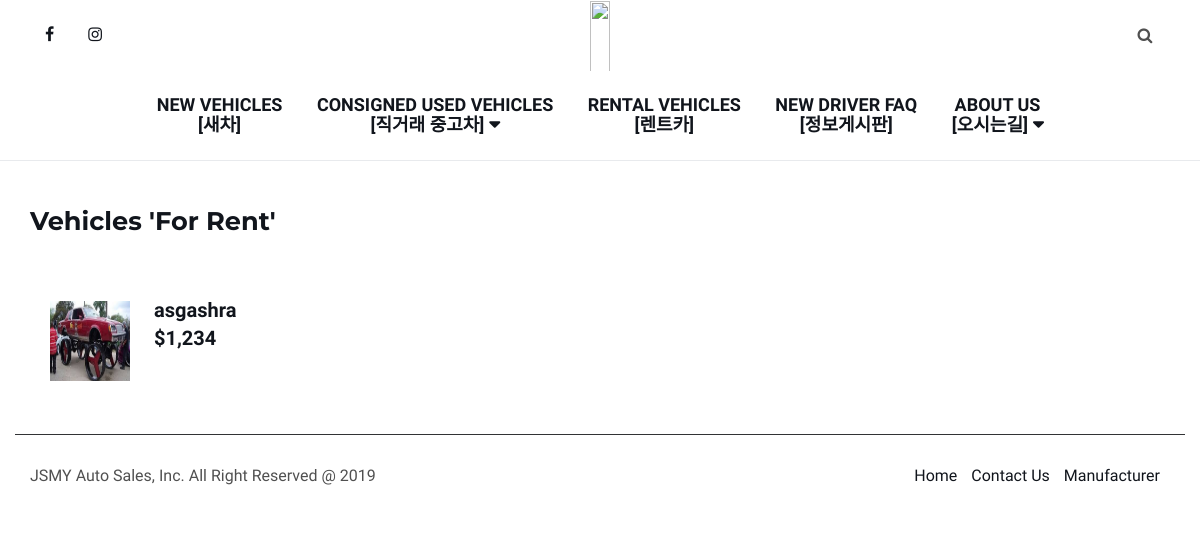
Page /rental/ on the earlier database version.
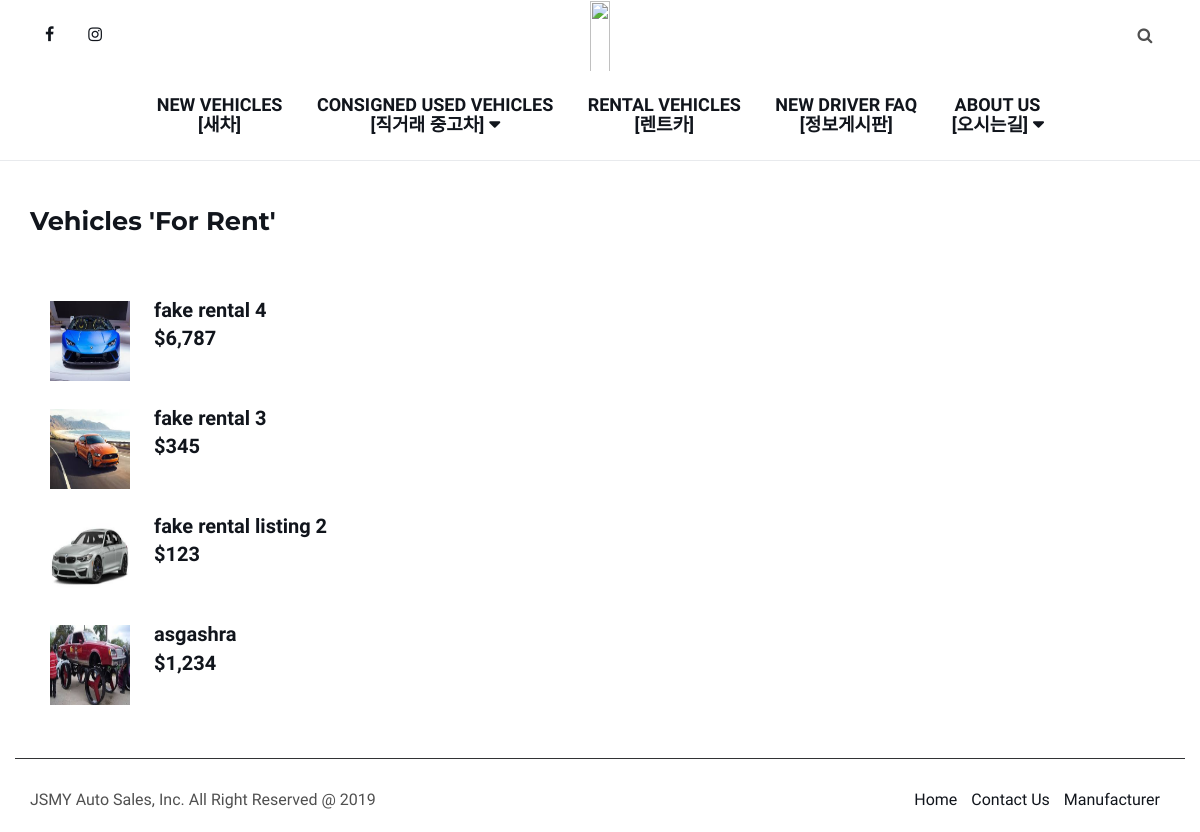
Same page on the later database version.
### listing/models.py (models this page shows, shortened)
class Car(models.Model):
    type = models.CharField(max_length=25, choices=[('New', 'New Vehicle'), ('Used', 'Used Vehicle'), ('Lease', 'Rental Vehicle'),('faq', 'FAQ')], default='New', verbose_name='Listing Type')
    title = models.CharField(max_length=500, verbose_name='Title of Vehicle Listing')
    price = models.DecimalField(max_digits=8, decimal_places=2, verbose_name='Price of Vehicle in Dollar Amount')
    body = RichTextField(verbose_name='Description of Vehicle')
    slug = models.SlugField(max_length=200, unique=True, verbose_name='SLUG: Your URL will have this in the address')
    publish = models.BooleanField(default=True)
    sold = models.CharField(max_length=10,verbose_name='Sold Y/N',choices=[('Sale', 'For Sale'), ('Solded', 'Sold')], default='Sale')
    created = models.DateField(auto_now_add=True)
    modified = models.DateField(auto_now=True)
    object = EntryQuerySet.as_manager()
    class Meta:
        verbose_name = "Car Listing Entry"
        verbose_name_plural = "Car Listing Entries"
        ordering = ["-created"]

### listing/views.py (the view)
# urls.py: path('rental/', views.lease.as_view(), name='rentalListing'),
class lease(TemplateView):
    template_name = 'listing/rental.html'
    def get(self, request,):
        cursor = connection.cursor()
        cursor.execute(
            'select listing_carimg.LImage, listing_car.price,listing_car.slug, listing_car.title from listing_car inner join listing_carimg on listing_car.id = listing_carimg.car_id where listing_carimg.mainimage = 1 and listing_car.type ="Lease" and listing_car.publish = 1 ORDER BY listing_car.id desc ')
        df = dictfetchall(cursor)
        posts = Car.object.filter(type="Lease", publish=True, created__lte=timezone.now()).order_by('-pk')
        page = request.GET.get('page', 1)
        paginator = Paginator(df, 20)
        try:
            pag = paginator.page(page)
        except PageNotAnInteger:
            pag = paginator.page(1)
        except EmptyPage:
            pag = paginator.page(paginator.num_pages)
        return render(request, self.template_name, {'posts': posts, 'pag':pag})

### listing/views.py (called while the page is built)
def dictfetchall(cursor):
    desc = cursor.description
    return [
            dict(zip([col[0] for col in desc], row))
            for row in cursor.fetchall()
    ]

### listing/templates/listing/rental.html (shortened to what this page needs)
<!DOCTYPE html>
<html lang="en">
<head>
</head>
{% extends 'index.html' %}
{% load static %}
{% load humanize %}
{% block summary %}
<body>
    <br>
    <br>
    <div class="container">
        <h2>
            Vehicles 'For Rent'
        </h2>
    </div>
    <br>
    <br>
    {% for Car in pag %}
        <div class="container">
            <a href="{% url 'listing:detailListing' Car.slug%}">
                <img src="/../media/{{ Car.LImage }}" width="70" height="70" align="middle" hspace="20">
                <span class="a">{{ Car.title }}<br>${{ Car.price|floatformat:0|intcomma }}</span>
            </a>
            <br>
        </div>
    {% endfor %}
</body>
{% endblock %}

### templates/index.html (shortened to what this page needs)
<!DOCTYPE html>
<html lang="en">
{% load static %}
{% load humanize %}
<head>
{% block head %}
	<link type="text/css" rel="stylesheet" href="{% static 'bootstrap.min.css' %}" />
	<link rel="stylesheet" href='{% static "font-awesome.min.css" %}'>
	<link type="text/css" rel="stylesheet" href='{% static "style.css" %}' />
{% endblock %}
</head>
<body>
    {% block header %}
	<header id="header">
		<div id="nav">
			<div id="nav-top">
				<div class="container">
                    <ul class="nav-social">
                        <li><a href="https://www.facebook.com/jsmyautosalesinc/"><i class="fa fa-facebook"></i></a></li>
                        <li><a href="https://www.instagram.com/jsmyautosalesinc/"><i class="fa fa-instagram"></i></a></li>
                    </ul>
					<div class="nav-logo">
						<p><a href="{% url 'index' %}" class="logo"><img src="{% static 'logo.png' %}" alt=""></a></p><br>
					</div>
					<div class="nav-btns">
						<button class="search-btn"><i class="fa fa-search"></i></button>
					</div>
			    </div>
				<div class="container">
					<ul class="nav-menu" style="font-size: 18px">
						<li><a href="{% url 'listing:newListing' %}">New Vehicles<br>[새차]</a></li>
						<li class="has-dropdown">
							<a>Consigned Used Vehicles<br>[직거래 중고차]</a>
						</li>
						<li><a href="{% url 'listing:rentalListing' %}">Rental Vehicles<br>[렌트카]</a></li>
						<li><a href="{% url 'listing:faq' %}">New Driver FAQ<br>[정보게시판]</a></li>
						<li class="has-dropdown">
                            <a>About Us<br>[오시는길]</a>
                        </li>
					</ul>
				</div>
		    </div>
	</header>
    {% endblock %}
    {% block summary %}{% endblock %}
    {% block footer %}
        <footer>
            <div class="container">
                <div class="footer-bottom row">
                    <div class="col-md-6 col-md-push-6">
                        <ul class="footer-nav">
                            <li><a href="{% url 'index' %}">Home</a></li>
                            <li><a href="{% url 'listing:contactus' %}">Contact Us</a></li>
                            <li><a href="{% url 'listing:manufacturer' %}">Manufacturer</a></li>
                        </ul>
                    </div>
                    <div class="col-md-6 col-md-pull-6">
                        <div class="footer-copyright">
                            <p>JSMY Auto Sales, Inc. All Right Reserved @ <script>document.write(new Date().getFullYear());</script></p>
                        </div>
                    </div>
                </div>
            </div>
        </footer>
    {% endblock %}
</body>
</html>

### listing/static/style.css (style rules this page uses)
body { font-family: 'Muli', sans-serif; font-size: 16px; color: #505050; font-weight: 400; overflow-x: hidden; }
h1, h2, h3, h4, h5, h6 { font-family: 'Montserrat', sans-serif; color: #11151c; font-weight: 700; margin: 0px 0px 15px; }
h2 { font-size: 25.629px; }
p { margin: 0px 0px 20px; }
a { color: #11151c; -webkit-transition: 0.2s color; transition: 0.2s color; }
ul, ol { margin: 0; padding: 0; list-style: none }
#nav { border-bottom: 1px solid #e8eaed; }
#nav:after { content: ""; position: fixed; left: 0; right: 0; bottom: 0; top: 0; background-color: rgba(0, 0, 0, 0.5); z-index: 90; opacity: 0; visibility: hidden; -webkit-transition: 0.2s all; transition: 0.2s all; }
#nav-top { text-align: center; }
#nav-top>.container { position: relative; }
.nav-social { float: left; padding: 10px 0px; }
.nav-social li { display: inline-block; }
.nav-social li a { display: block; padding: 15px; line-height: 20px; }
.nav-logo { position: absolute; left: 50%; -webkit-transform: translateX(-50%); -ms-transform: translateX(-50%); transform: translateX(-50%); }
.nav-logo .logo { display: inline-block; line-height: 70px; height: 70px; }
.nav-logo .logo>img { width: 100%; max-height: 70px; }
.nav-btns { float: right; padding: 10px 0px; }
.nav-btns>button { width: 50px; height: 50px; line-height: 50px; text-align: center; border: none; background: transparent; }
.nav-menu { position: relative; text-align: center; float: none; }
.nav-menu>li { float: none; display: inline-block; }
.nav-menu>li>a { display: block; padding: 25px 15px; line-height: 20px; font-weight: 700; text-transform: uppercase; }
.nav-menu li.has-dropdown { position: relative; }
.nav-menu li.has-dropdown>a:after { font-family: 'FontAwesome'; content: "\f0d7"; margin-left: 5px; }
.footer-bottom { margin-top: 30px; padding-top: 30px; border-top: 1px solid #323335; }
.footer-nav { text-align: right; }
.footer-nav li { display: inline-block; margin-right: 10px; }

### listing/templates/listing/rental.html (style rules this page uses)
a { display: block; text-decoration: none; }
a img { display: inline-block; width: 80px; height: 80px; }
a span { display: inline-block; font-size: 20px; font-weight: bold; }

Differences in the rows shown:
added Car: shows a picture, title "fake rental 4", price "6,787"
added Car: shows a picture, title "fake rental 3", price "345"
added Car: shows a picture, title "fake rental listing 2", price "123"
